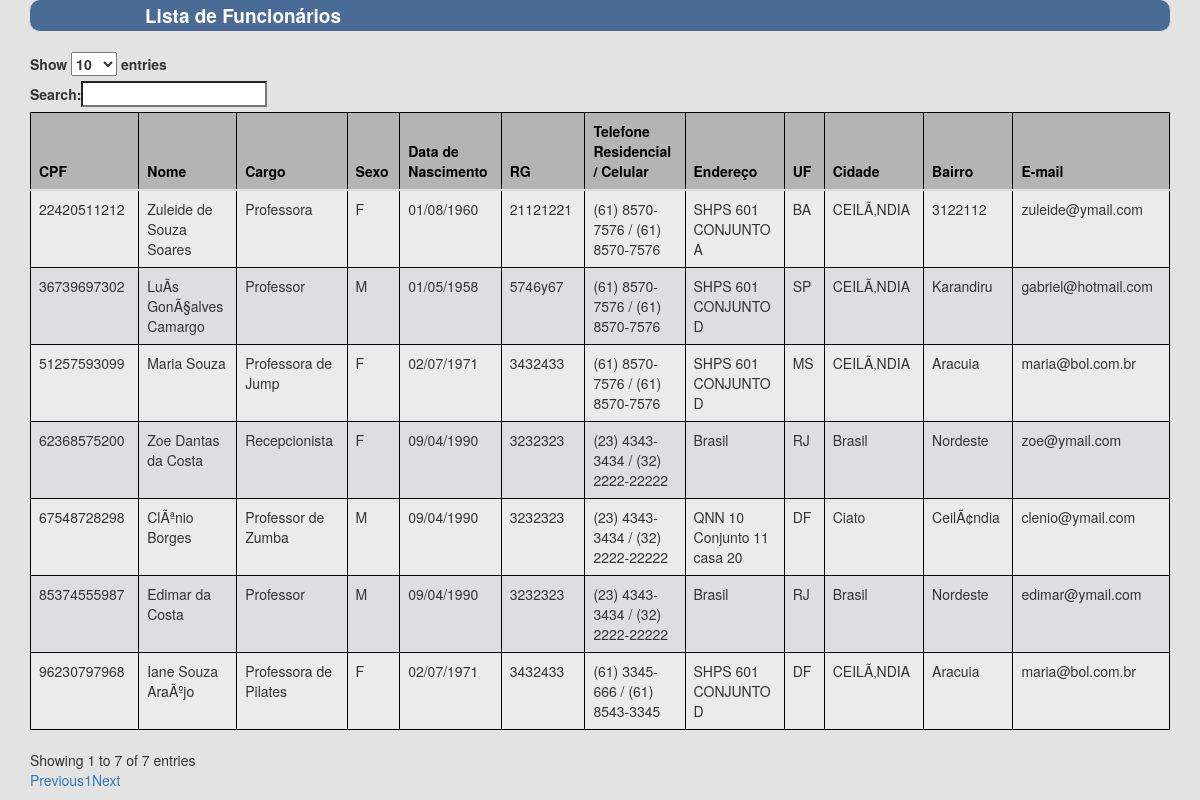
/sistema/fitnesslife/funcionario/listar.php, run on the app's committed database.
### tables this page shows
CREATE TABLE IF NOT EXISTS `tb_funcionario` (
  `id_pessoa_cpf` VARCHAR(11) NOT NULL,
  `cargo` VARCHAR(30) NOT NULL,
  `salario` DECIMAL(7,2) NOT NULL,
  PRIMARY KEY (`id_pessoa_cpf`),
  INDEX `fk_tb_funcionario_tb_pessoa1_idx` (`id_pessoa_cpf` ASC) ,
  CONSTRAINT `fk_tb_funcionario_tb_pessoa1`
    FOREIGN KEY (`id_pessoa_cpf`)
    REFERENCES `tb_pessoa` (`cpf`)
    ON DELETE NO ACTION
    ON UPDATE NO ACTION);

CREATE TABLE IF NOT EXISTS `tb_pessoa` (
  `cpf` VARCHAR(11) NOT NULL,
  `nome` VARCHAR(15) NOT NULL,
  `sobrenome` VARCHAR(45) NOT NULL,
  `sexo` TINYINT(1) NOT NULL,
  `data_nascimento` DATE NOT NULL,
  `endereco` VARCHAR(80) NOT NULL,
  `uf` VARCHAR(2) NOT NULL,
  `cidade` VARCHAR(15) NOT NULL,
  `bairro` VARCHAR(25) NOT NULL,
  `rg` VARCHAR(20) NOT NULL,
  `telefone_residencial` VARCHAR(18) NOT NULL,
  `telefone_celular` VARCHAR(18) NOT NULL,
  `email` VARCHAR(100) NOT NULL,
  PRIMARY KEY (`cpf`));

### sistema/fitnesslife/dao/funcionariodao.php (called while the page is built, shortened)
<?php
include_once dirname(__FILE__) . DIRECTORY_SEPARATOR . '../classes/pessoa.php';
class FuncionarioDao extends Dao {
    function listar() {
        $pdo = Dao::getInstance();
        $sql = "SELECT p.cpf, p.nome, p.sobrenome, p.sexo, p.data_nascimento, p.rg, p.telefone_residencial, p.telefone_celular,p.endereco,p.uf, p.cidade, p.bairro, p.email, f.cargo FROM tb_pessoa p INNER JOIN tb_funcionario f ON p.cpf = f.id_pessoa_cpf ORDER BY p.nome ASC";
        $result = $pdo->prepare($sql);
        $result->execute();
        $funcionarios = array();
        foreach ($result->fetchAll() as $linhaConsulta) {
            $pessoa = new Pessoa();
            $pessoa->setCpf($linhaConsulta[0]);
            $pessoa->setNome($linhaConsulta[1] . " " . $linhaConsulta[2]);
            $pessoa->setSexo($linhaConsulta[3]);
            $pessoa->setDataNascimento(date_format(date_create($linhaConsulta[4]), 'd/m/Y'));
            $pessoa->setRg($linhaConsulta[5]);
            $pessoa->setTelefoneResidencial($linhaConsulta[6] . " / " . $linhaConsulta[7]);
            $pessoa->setEndereco($linhaConsulta[8]);
            $pessoa->setUf($linhaConsulta[9]);
            $pessoa->setCidade($linhaConsulta[10]);
            $pessoa->setBairro($linhaConsulta[11]);
            $pessoa->setEmail($linhaConsulta[12]);
            $pessoa->setCargo_Funcionario($linhaConsulta[13]);
            $funcionarios[] = $pessoa;
        }
        return $funcionarios;
    }
}

### sistema/fitnesslife/classes/pessoa.php (called while the page is built, shortened)
<?php
class Pessoa {
    private $nome;
    private $sexo;
    private $dataNascimento;
    private $endereco;
    private $uf;
    private $cidade;
    private $bairro;
    private $cpf;
    private $rg;
    private $telefoneResidencial;
    private $email;
    private $cargo_Funcionario;
    function getNome() {
        return $this->nome;
    }
    function getSexo() {
        return $this->sexo;
    }
    function getDataNascimento() {
        return $this->dataNascimento;
    }
    function getEndereco() {
        return $this->endereco;
    }
    function getUf() {
        return $this->uf;
    }
    function getCidade() {
        return $this->cidade;
    }
    function getBairro() {
        return $this->bairro;
    }
    function getCpf() {
        return $this->cpf;
    }
    function getRg() {
        return $this->rg;
    }
    function getTelefoneResidencial() {
        return $this->telefoneResidencial;
    }
    function getEmail() {
        return $this->email;
    }
    function setNome($nome) {
        $this->nome = $nome;
    }
    function setSexo($sexo) {
        if ($sexo == '1')
            $this->sexo = 'M';
        if ($sexo == '0')
            $this->sexo = 'F';
    }
    function setDataNascimento($dataNascimento) {
        $this->dataNascimento = $dataNascimento;
    }
    function setEndereco($endereco) {
        $this->endereco = $endereco;
    }
    function setUf($uf) {
        $this->uf = $uf;
    }
    function setCidade($cidade) {
        $this->cidade = $cidade;
    }
    function setBairro($bairro) {
        $this->bairro = $bairro;
    }
    function setCpf($cpf) {
        $this->cpf = $cpf;
    }
    function setRg($rg) {
        $this->rg = $rg;
    }
    function setTelefoneResidencial($telefoneResidencial) {
        $this->telefoneResidencial = $telefoneResidencial;
    }
    function setEmail($email) {
        $this->email = $email;
    }
    function getCargo_Funcionario() {
        return $this->cargo_Funcionario;
    }
    function setCargo_Funcionario($cargo_Funcionario) {
        $this->cargo_Funcionario = $cargo_Funcionario;
    }
}
?>

### sistema/fitnesslife/funcionario/listar.php (the view, shortened to what this page needs)
<!DOCTYPE html>
<html>
    <head>
        <link rel="stylesheet" type="text/css" href="//cdn.datatables.net/plug-ins/1.10.7/integration/bootstrap/3/dataTables.bootstrap.css">
        <link rel="stylesheet" type="text/css" href="//maxcdn.bootstrapcdn.com/bootstrap/3.3.2/css/bootstrap.min.css">
    </head>
    <body>
        <div class="container">
            <legend> Lista de Funcionários </legend>
            <div class="table-responsive">
                <table id="tabFuncionario" class="table table-hover">
                    <thead>
                        <tr>
                            <th>CPF</th>
                            <th>Nome</th>
                            <th>Cargo</th>
                            <th>Sexo</th>
                            <th>Data de Nascimento</th>
                            <th>RG</th>
                            <th>Telefone Residencial / Celular</th>
                            <th>Endereço</th>
                            <th>UF</th>
                            <th>Cidade</th>
                            <th>Bairro</th>
                            <th>E-mail</th>
                        </tr>
                    </thead>
                    <tbody>
                        <?php
                        include_once dirname(__FILE__) . DIRECTORY_SEPARATOR . '../dao/funcionariodao.php';
                        $funcionarioDao = new FuncionarioDao();
                        $funcionarios = $funcionarioDao->listar();
                        foreach ($funcionarios as $pessoa) {
                            ?>
                            <tr>
                                <td><?php echo $pessoa->getCpf(); ?></td>
                                <td><?php echo $pessoa->getNome(); ?></td>
                                <td><?php echo $pessoa->getCargo_Funcionario(); ?></td>
                                <td><?php echo $pessoa->getSexo(); ?></td>
                                <td><?php echo $pessoa->getDataNascimento(); ?></td>
                                <td><?php echo $pessoa->getRg(); ?></td>
                                <td><?php echo $pessoa->getTelefoneResidencial(); ?></td>
                                <td><?php echo $pessoa->getEndereco(); ?></td>
                                <td><?php echo $pessoa->getUf(); ?></td>
                                <td><?php echo $pessoa->getCidade(); ?></td>
                                <td><?php echo $pessoa->getBairro(); ?></td>
                                <td><?php echo $pessoa->getEmail(); ?></td>
                            </tr>
                            <?php
                        }
                        ?>
                    </tbody>
                </table>
            </div>
        </div>
    </body>
</html>

### sistema/fitnesslife/funcionario/listar.php (style rules this page uses)
body { background-color: #E3E3E3; }
legend { background : #496B96 ; color : #fff ; padding : 2px 115px ; font-size : 19px ; border-radius : 10px ; font-weight: bold; }
table, th, td { border: 1px solid black; border-collapse: collapse; }
th, td { padding: 5px; text-align: left; }
table tr:nth-child(even) { background-color: #DEDEE0; }
table tr:nth-child(odd) { background-color:#EBEBEC; }
table th { background-color: #B4B4B5; color: #000000; }

### data on the page
tb_funcionario: id_pessoa_cpf.cpf "67548728298", Nome "ClÃªnio Borges", cargo "Professor de Zumba", Sexo "M", DataNascimento "09/04/1990", id_pessoa_cpf.rg "3232323", TelefoneResidencial "(23) 4343-3434 / (32) 2222-22222", id_pessoa_cpf.endereco "QNN 10 Conjunto 11 casa 20", id_pessoa_cpf.uf "DF", id_pessoa_cpf.cidade "Ciato", id_pessoa_cpf.bairro "CeilÃ¢ndia", id_pessoa_cpf.email "clenio@ymail.com"
tb_funcionario: id_pessoa_cpf.cpf "85374555987", Nome "Edimar da Costa", cargo "Professor", Sexo "M", DataNascimento "09/04/1990", id_pessoa_cpf.rg "3232323", TelefoneResidencial "(23) 4343-3434 / (32) 2222-22222", id_pessoa_cpf.endereco "Brasil", id_pessoa_cpf.uf "RJ", id_pessoa_cpf.cidade "Brasil", id_pessoa_cpf.bairro "Nordeste", id_pessoa_cpf.email "edimar@ymail.com"
tb_funcionario: id_pessoa_cpf.cpf "96230797968", Nome "Iane Souza AraÃºjo", cargo "Professora de Pilates", Sexo "F", DataNascimento "02/07/1971", id_pessoa_cpf.rg "3432433", TelefoneResidencial "(61) 3345-666 / (61) 8543-3345", id_pessoa_cpf.endereco "SHPS 601 CONJUNTO D", id_pessoa_cpf.uf "DF", id_pessoa_cpf.cidade "CEILÃ‚NDIA", id_pessoa_cpf.bairro "Aracuia", id_pessoa_cpf.email "maria@bol.com.br"
tb_funcionario: id_pessoa_cpf.cpf "36739697302", Nome "LuÃ­s GonÃ§alves Camargo", cargo "Professor", Sexo "M", DataNascimento "01/05/1958", id_pessoa_cpf.rg "5746y67", TelefoneResidencial "(61) 8570-7576 / (61) 8570-7576", id_pessoa_cpf.endereco "SHPS 601 CONJUNTO D", id_pessoa_cpf.uf "SP", id_pessoa_cpf.cidade "CEILÃ‚NDIA", id_pessoa_cpf.bairro "Karandiru", id_pessoa_cpf.email "gabriel@hotmail.com"
tb_funcionario: id_pessoa_cpf.cpf "51257593099", Nome "Maria Souza", cargo "Professora de Jump", Sexo "F", DataNascimento "02/07/1971", id_pessoa_cpf.rg "3432433", TelefoneResidencial "(61) 8570-7576 / (61) 8570-7576", id_pessoa_cpf.endereco "SHPS 601 CONJUNTO D", id_pessoa_cpf.uf "MS", id_pessoa_cpf.cidade "CEILÃ‚NDIA", id_pessoa_cpf.bairro "Aracuia", id_pessoa_cpf.email "maria@bol.com.br"
tb_funcionario: id_pessoa_cpf.cpf "62368575200", Nome "Zoe Dantas da Costa", cargo "Recepcionista", Sexo "F", DataNascimento "09/04/1990", id_pessoa_cpf.rg "3232323", TelefoneResidencial "(23) 4343-3434 / (32) 2222-22222", id_pessoa_cpf.endereco "Brasil", id_pessoa_cpf.uf "RJ", id_pessoa_cpf.cidade "Brasil", id_pessoa_cpf.bairro "Nordeste", id_pessoa_cpf.email "zoe@ymail.com"
tb_funcionario: id_pessoa_cpf.cpf "22420511212", Nome "Zuleide de Souza Soares", cargo "Professora", Sexo "F", DataNascimento "01/08/1960", id_pessoa_cpf.rg "21121221", TelefoneResidencial "(61) 8570-7576 / (61) 8570-7576", id_pessoa_cpf.endereco "SHPS 601 CONJUNTO A", id_pessoa_cpf.uf "BA", id_pessoa_cpf.cidade "CEILÃ‚NDIA", id_pessoa_cpf.bairro "3122112", id_pessoa_cpf.email "zuleide@ymail.com"
